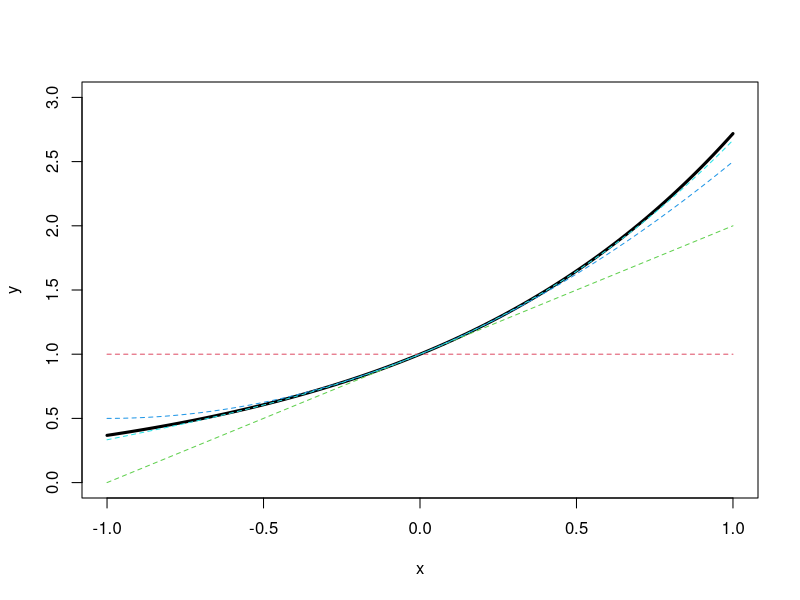

Write the R code that produced this figure. (Note: this script raises an error after producing the figure.)
# Example 1: exp(x) near x=0

x <- seq(from=-1, to=1, by=0.01)
y <- exp(x)

plot(x, y, type='l', lwd=3, ylim=c(0,3))

y.0 <- rep(1, length(x))
y.1 <- y.0 + x
y.2 <- y.1 + (1/2)*x^2
y.3 <- y.2 + (1/6)*x^3

lines(x, y.0, lty=2, col=2)
lines(x, y.1, lty=2, col=3)
lines(x, y.2, lty=2, col=4)
lines(x, y.3, lty=2, col=5)

legend(locator(1), c("exp(x)", "Constant", "Linear", "Quadratic", "Cubic"), 
       lwd=c(3,1,1,1,1), col=1:5, lty=c(1, rep(2,4)))

exp.appr <- data.frame(x, y, y.0, y.1, y.2, y.3)


# Example 2: log(1+x) near x=0

x <- seq(from=-0.5, to=0.5, by=0.01)
y <- log(1+x)

plot(x, y, type='l', lwd=3)

y.0 <- rep(0, length(x))
y.1 <- y.0 + x
y.2 <- y.1 - (1/2)*x^2
y.3 <- y.2 + (1/3)*x^3

lines(x, y.0, lty=2, col=2)
lines(x, y.1, lty=2, col=3)
lines(x, y.2, lty=2, col=4)
lines(x, y.3, lty=2, col=5)

legend(locator(1), c("log(1+x)", "0", "x", "x-(1/2)*x^2", "x-(1/2)*x^2+(1/3)*x^3"), 
       lwd=c(3,1,1,1,1), col=1:5, lty=c(1, rep(2,4)))

log.appr <- data.frame(x, y, y.0, y.1, y.2, y.3)

